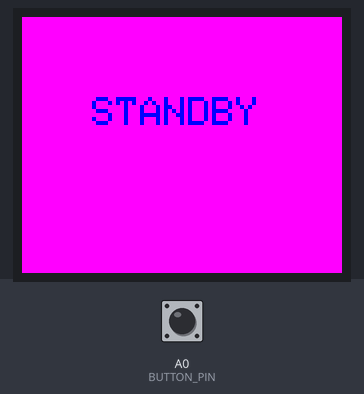
This sketch was run on a simulated Arduino Uno, built with avr-gcc and run on an emulated ATmega328P. On the bench: 160×128 colour display. The test bench sets the inputs (shaded band); at power-on: A0 (BUTTON_PIN) HIGH. What the sketch prints to the serial monitor is not drawn.

Above: at 1.3 s.
1.4 s: A0 (BUTTON_PIN) pulled LOW for 0.15 s
At 1.52 s:
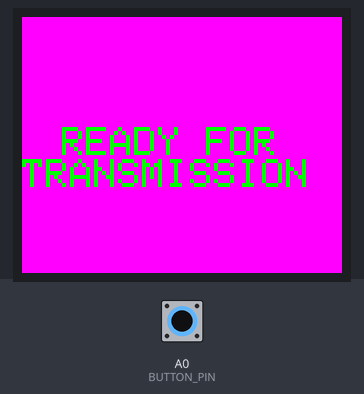
3.0 s: A0 (BUTTON_PIN) pulled LOW for 3.2 s
Timing chart, 0 to 6.0 s (numbered marks = the images above; inputs shaded):
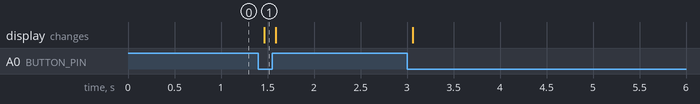

The sketch:

screen_switch_code.ino
```cpp
#include <SPI.h>
#include <Adafruit_GFX.h>
#include <Adafruit_ST7735.h>

// Display pins
#define TFT_CS 10
#define TFT_RST 9
#define TFT_DC 6

// Push button
#define BUTTON_PIN A0

Adafruit_ST7735 tft =
  Adafruit_ST7735(TFT_CS, TFT_DC, TFT_RST);

bool previousState = false;
bool firstUpdate = true;

void setup() {
  Serial.begin(115200);

  pinMode(BUTTON_PIN, INPUT_PULLUP);

  // Initialize display
  tft.initR(INITR_BLACKTAB);
  tft.setRotation(1);
  tft.fillScreen(ST77XX_MAGENTA);

}

void loop() {

  bool pressed = (digitalRead(BUTTON_PIN) == LOW);
  //Serial.println(digitalRead(BUTTON_PIN));
  if (firstUpdate || pressed != previousState) {

    tft.fillScreen(ST77XX_MAGENTA);

    if (pressed) {
      tft.setTextColor(ST77XX_GREEN);
      tft.setTextSize(2);
      tft.setCursor(20, 55);
      tft.println("READY FOR\nTRANSMISSION");

      //tft.setTextSize(1);
      //tft.setCursor(20, 55);
      //tft.println("FOR TRANSMISSION");

      Serial.println("READY FOR TRANSMISSION");

      //code here
    }
    else {
      tft.setTextColor(ST77XX_BLUE);
      tft.setTextSize(2);
      tft.setCursor(35, 40);
      tft.println("STANDBY");

      Serial.println("STANDBY");
    }

    previousState = pressed;
    firstUpdate = false;
  }

  delay(50);
}
```

Measured:
- after the input at 1.4 s, the display: changes after 0.07 s (image 1)
